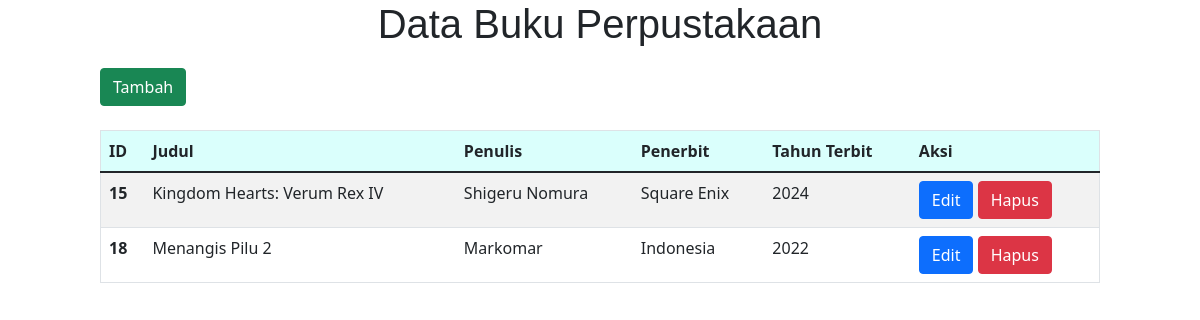
Screenshot of /ui/buku/Buku.php with the database file from the repository.
### tables this page shows
CREATE TABLE `buku` (
  `id_buku` int(11) NOT NULL,
  `judul_buku` varchar(500) NOT NULL,
  `penulis` varchar(500) NOT NULL,
  `penerbit` varchar(250) NOT NULL,
  `tahun_terbit` int(11) NOT NULL
);

### model/ModelBuku.php (called while the page is built, shortened)
<?php
function getAllBuku($koneksi)
{
    $fetch = mysqli_query($koneksi, "SELECT * FROM buku");
    $i = 0;
    while ($row = mysqli_fetch_assoc($fetch)) {
        $rows[$i] = $row;
        $i++;
    }
    return $rows;
}

### ui/buku/Buku.php (the view, shortened to what this page needs)
<!DOCTYPE html>
<?php
require '../../model/ModelBuku.php';
require '../../config/Koneksi.php';
$data = getAllBuku($koneksi); ?>
<html>
<head>
    <link href="https://cdn.jsdelivr.net/npm/bootstrap@5.1.3/dist/css/bootstrap.min.css" rel="stylesheet">
    <link rel="stylesheet" type="text/css" href="../../css/style.css">
</head>
<body>
    <h1>Data Buku Perpustakaan</h1>
    <div class="container-fluid">
        <form method="POST" action="FormBuku.php">
            <button type="submit" class="btn btn-success" name="tambah" value="1">Tambah</button>
            <br><br>
            <table class="table table-striped border">
                <thead>
                    <tr>
                        <th scope="col">ID</th>
                        <th scope="col">Judul</th>
                        <th scope="col">Penulis</th>
                        <th scope="col">Penerbit</th>
                        <th scope="col">Tahun Terbit</th>
                        <th scope="col">Aksi</th>
                    </tr>
                </thead>
                <tbody>
                    <?php foreach ($data as $data) : ?>
                        <tr>
                            <th scope="row"><?= $data['id_buku'] ?></th>
                            <td><?= $data['judul_buku'] ?></td>
                            <td><?= $data['penulis'] ?></td>
                            <td><?= $data['penerbit'] ?></td>
                            <td><?= $data['tahun_terbit'] ?></td>
                            <td>
                                <button type="submit" class="btn btn-primary" name="edit" value="<?= $data['id_buku'] ?>">Edit</button>
                                <button type="submit" class="btn btn-danger" name="hapus" value="<?= $data['id_buku'] ?>">Hapus</button>
                            </td>
                        </tr>
                    <?php endforeach ?>
                </tbody>
            </table>
        </form>
    </div>
</body>
</html>

### css/style.css (style rules this page uses)
.container-fluid { margin-top: 20px; padding-left: 100px; padding-right: 100px; }
h1 { text-align: center; font-family: "Gill Sans", "Gill Sans MT", Calibri, "Trebuchet MS", sans-serif; }
thead { background-color: #dafffc; }
.border { border-style: groove; border-color: #dafffc; }

### rows the page displays
buku: id_buku "15", judul_buku "Kingdom Hearts: Verum Rex IV", penulis "Shigeru Nomura", penerbit "Square Enix", tahun_terbit "2024"
buku: id_buku "18", judul_buku "Menangis Pilu 2", penulis "Markomar", penerbit "Indonesia", tahun_terbit "2022"
